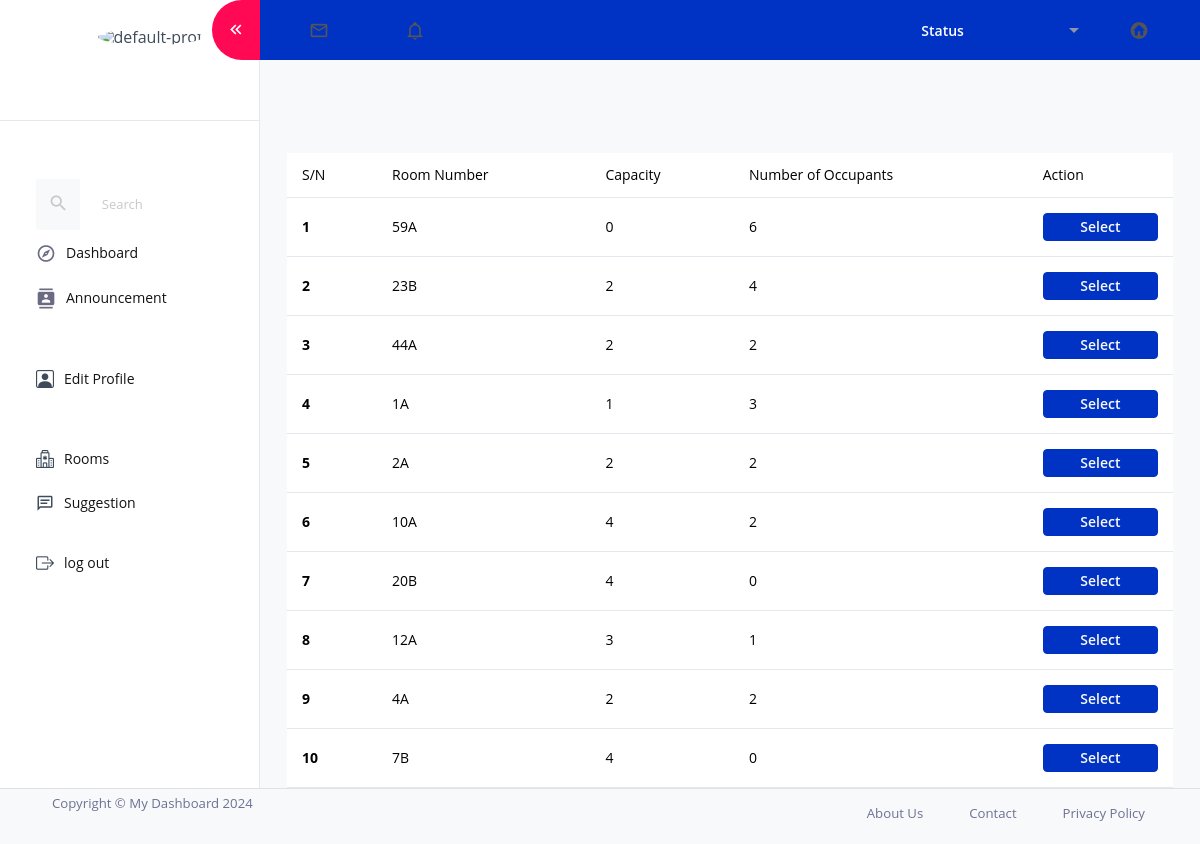
The app's page /rooms/, older data.
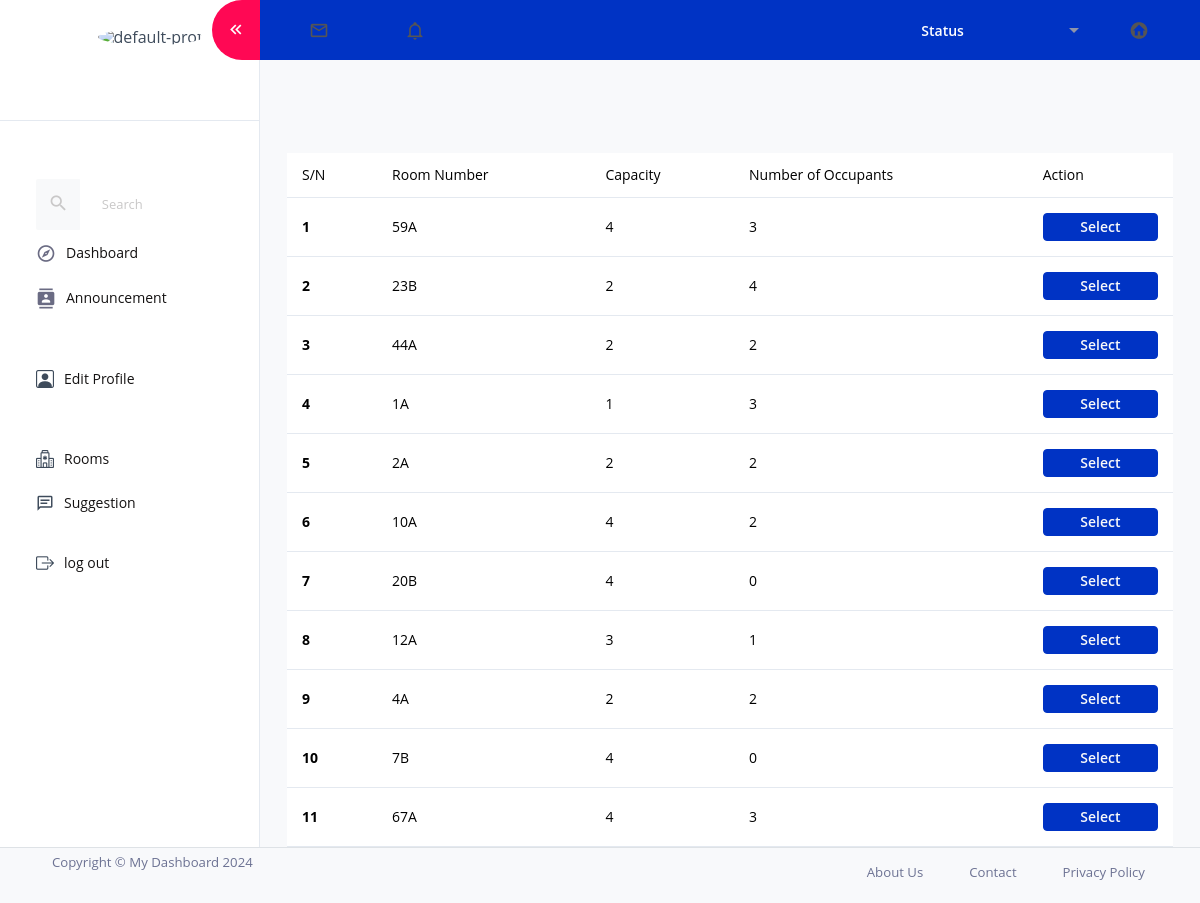
The same page, newer data.
### accomodation/models.py (models this page shows, shortened)
class Room(models.Model):
    ROOM_STATUS_CHOICES = [
        ('Full', 'Full'),
        ('Not Full', 'Not full'),
    ]
    room_number=models.CharField(max_length=25,unique=True)
    capacity=models.IntegerField( validators=[MinValueValidator(0), MaxValueValidator(4)])
    occupants=models.IntegerField( validators=[MinValueValidator(0), MaxValueValidator(4)])
    status=models.CharField(max_length=10, choices=ROOM_STATUS_CHOICES)

### authentication/views.py (the view)
# urls.py: path('rooms/',views.available_rooms,name='rooms'),
def available_rooms(request):
   rooms= Room.objects.filter(status='Not Full')
   return render(request,'accomodation/rooms.html',{'rooms': rooms})

### templates/accomodation/rooms.html
{% extends './base.html' %}
{%block content %}
    <table class="table">
        <thead>
          <tr>
            <th scope="col">S/N</th>
            <th scope="col">Room Number</th>
            <th scope="col">Capacity</th>
            <th scope="col">Number of Occupants</th>
            <th scope="col">Action</th>
          </tr>
        </thead>
        <tbody>
            {%for room in rooms%}
            <tr>
              <th scope="row">{{ forloop.counter }}</th>
              <td>{{room.room_number}}</td>
              <td>{{room.capacity}}</td>
              <td>{{room.occupants}}</td>
              <td><a href="{%url 'select_room' room.id%}" class="btn btn-sm text-light btn-primary">Select</a></td>
            </tr>
            {% endfor %}
        </tbody>
    </table>
{%endblock content%}

### templates/accomodation/base.html (shortened to what this page needs)
{% load static %}
<!DOCTYPE html>
<html lang="en">
  <head>
    <link rel="stylesheet" href="{%static 'accomodate/dashboard.css'%}">
    <link rel="stylesheet" href="{%static 'updates/suggestions.css'%}">
    <link rel="stylesheet" href="{%static 'accomodate/base1.css'%}">
  <link href="https://cdn.jsdelivr.net/npm/bootstrap@5.3.0/dist/css/bootstrap.min.css" rel="stylesheet">
  <link rel="stylesheet" href="https://cdn.jsdelivr.net/npm/bootstrap-icons@1.10.5/font/bootstrap-icons.css">
    <link rel="stylesheet" href="{%static 'accomodate/base.css'%}">
    <link rel="stylesheet" href=" {% static 'accomodate/materialdesignicons.min.css' %}">
    <link rel="stylesheet" href=" {%static 'accomodate/themify-icons.css'%} ">
    <link rel="stylesheet" href="  {% static 'accomodate/vendor.bundle.base.css' %} ">
    <link rel="stylesheet" href="{% static 'accomodate/font-awesome.min.css' %}">
    <link href="https://cdn.jsdelivr.net/npm/@mdi/font/css/materialdesignicons.min.css" rel="stylesheet">
    <link rel="stylesheet" href="assets/vendors/jquery-bar-rating/css-stars.css">
    <link rel="stylesheet" href="assets/vendors/font-awesome/css/font-awesome.min.css">
    <link rel="stylesheet" href=" {%static 'accomodate/style.css'%}">
  </head>
  <body>
    <form method="POST">
        <div class="container-scroller">
            <nav class="sidebar sidebar-offcanvas" id="sidebar">
              <ul class="nav">
                <li class="nav-item nav-profile border-bottom">
                  <a href="#" class="nav-link flex-column">
                    <div class="nav-profile-image">
                      {% if request.user.profile_image %}
                        <img src="{{ request.user.profile_image.url }}" alt="profile" class="rounded-circle" style="width: 60px; height: 60px; object-fit: cover;">
                      {% else %}
                        <img src="{% static 'assets/images/default_profile.png' %}" alt="default-profile" class="rounded-circle" style="width: 60px; height: 60px; object-fit: cover;">
                      {% endif %}
                      </div>
                    <div class="nav-profile-text d-flex ms-0 mb-3 flex-column">
                    </div>
                  </a>
                </li>
                <li class="nav-item pt-3">
                  <a class="nav-link d-block" href="index.html">
                  </a>
                  <form class="d-flex align-items-center" action="#">
                    <div class="input-group">
                      <div class="input-group-prepend">
                        <i class="input-group-text border-0 mdi mdi-magnify"></i>
                      </div>
                      <input type="text" class="form-control border-0" placeholder="Search">
                    </div>
                  </form>
                </li>
                <li class="nav-item">
                  <a class="nav-link" href="{%url 'dashboard'%}">
                    <i class="mdi mdi-compass-outline menu-icon"></i>
                    <span class="menu-title" href="">Dashboard</span>
                  </a>
                </li>
                <li class="nav-item">
                  <a class="nav-link" href="{%url 'annoucement'%}">
                    <i class="mdi mdi-contacts menu-icon"></i>
                    <span class="menu-title">Announcement</span>
                </li>
                <li class="nav-item">
                  <a class="nav-link" href="{%url 'edit_profile'%}">
                    <i class="bi bi-person-square"></i>
                    <span class="menu-title">Edit Profile</span>
                </li>
                <li class="nav-item">
                  <a class="nav-link" href="{%url 'rooms'%}">
                    <i class="bi bi-hospital"></i>
                    <span class="menu-title">Rooms</span>
                  </a>
                </li>
                <li class="nav-item">
                  <a class="nav-link" href="{%url 'suggestion'%}">
                    <i class="mdi mdi-message-text-outline"></i>
                    <span class="menu-title">Suggestion</span>
                  </a>
                </li>
                <li class="nav-item pt-3">
                  <a class="nav-link" href="{%url 'login'%}">
                    <i class="bi bi-box-arrow-right"></i>
                    <span class="menu-title">log out</span>
                  </a>
                </li>
              </ul>
            </nav>
            <div class="container-fluid page-body-wrapper">
              <nav class="navbar default-layout-navbar col-lg-12 col-12 p-0 fixed-top d-flex flex-row">
                <div class="navbar-menu-wrapper d-flex align-items-stretch">
                  <button class="navbar-toggler navbar-toggler align-self-center" type="button" data-toggle="minimize">
                    <span class="mdi mdi-chevron-double-left"></span>
                  </button>
                  <ul class="navbar-nav">
                    <li class="nav-item dropdown">
                      <a class="nav-link" id="messageDropdown" href="#" data-bs-toggle="dropdown" aria-expanded="false">
                        <i class="mdi mdi-email-outline"></i>
                      </a>
                    </li>
                    <li class="nav-item dropdown ms-3">
                      <a class="nav-link" id="notificationDropdown" href="#" data-bs-toggle="dropdown">
                        <i class="mdi mdi-bell-outline"></i>
                      </a>
                    </li>
                  </ul>
                  <ul class="navbar-nav navbar-nav-right">
                    <li class="nav-item nav-logout d-none d-md-block me-3">
                      <a class="nav-link" href="https://www.instagram.com/chancemwakabage?igsh=MWg3cXVmNWU0N2NrcQ==">Status</a>
                    </li>
                    <li class="nav-item nav-profile d-none d-md-block">
                      <a class="nav-link dropdown-toggle" id="profileDropdown" href="#" data-bs-toggle="dropdown" aria-expanded="false">
                        <div class="nav-profile-text">{{user.first_name}}&nbsp;&nbsp;{{user.middle_name}}&nbsp;&nbsp;{{user.last_name}}</div>
                      </a>
                    </li>
                    <li class="nav-item nav-logout d-none d-lg-block">
                      <a class="nav-link" href="{%url 'dashboard'%}">
                        <i class="mdi mdi-home-circle"></i>
                      </a>
                    </li>
                  </ul>
                </div>
              </nav>
              <div class="main-panel">
                <div class="content-wrapper pb-0">
                  <br>
                     <br>
                    {%block content%}{%endblock content%}
                        </div>
                      </div>
                    </div>
            </div>
        </form>
        <footer class="footer">
          <div class="d-sm-flex justify-content-center justify-content-sm-between">
            <span class="text-muted d-block text-center text-sm-left d-sm-inline-block">Copyright © My Dashboard 2024</span>
            <ul class="nav justify-content-center justify-content-sm-end">
              <li class="nav-item">
                <a class="nav-link text-muted" href="https://www.instagram.com/chancemwakabage?igsh=MWg3cXVmNWU0N2NrcQ==">About Us</a>
              </li>
              <li class="nav-item">
                <a class="nav-link text-muted" href="https://wa.link/i9hlq6">Contact</a>
              </li>
              <li class="nav-item">
                <a class="nav-link text-muted" href="#">Privacy Policy</a>
              </li>
            </ul>
          </div>
        </footer>
        </body>
</html>

### static/updates/suggestions.css (style rules this page uses)
body { background: #f4f7f9; font-family: 'Arial', sans-serif; }
.btn-primary { width: 100%; padding: 12px; font-size: 18px; font-weight: bold; border-radius: 6px; background: #007bff; border: none; transition: 0.3s; }

### static/accomodate/base1.css (style rules this page uses)
.footer { background-color: #f8f9fa; padding: 1.5rem 0; border-top: 1px solid #dee2e6; color: #6c757d; font-size: 0.9rem; }
.footer .d-sm-flex { max-width: 1200px; margin: 0 auto; padding: 0 15px; }
.footer .text-muted { color: #6c757d; }
.footer .nav { margin-bottom: 0; }
.footer .nav-item { margin-left: 1rem; }
.footer .nav-link { color: #007bff; text-decoration: none; transition: color 0.3s ease; }
.nav-item .nav-link { display: flex; align-items: center; padding: 10px 15px; color: #f3ecec; text-decoration: none; transition: background-color 0.2s ease; }
.nav-item .nav-link i { font-size: 18px; margin-right: 10px; color: #555; }
.nav-item .menu-title { font-size: 16px; font-weight: 500; }

Row changes from the older to the newer data that the page shows:
changed Room (number 1 of 11 on the later page): capacity "0" → "4"; occupants "6" → "3"
added Room: room_number "67A", capacity "4", occupants "3"
